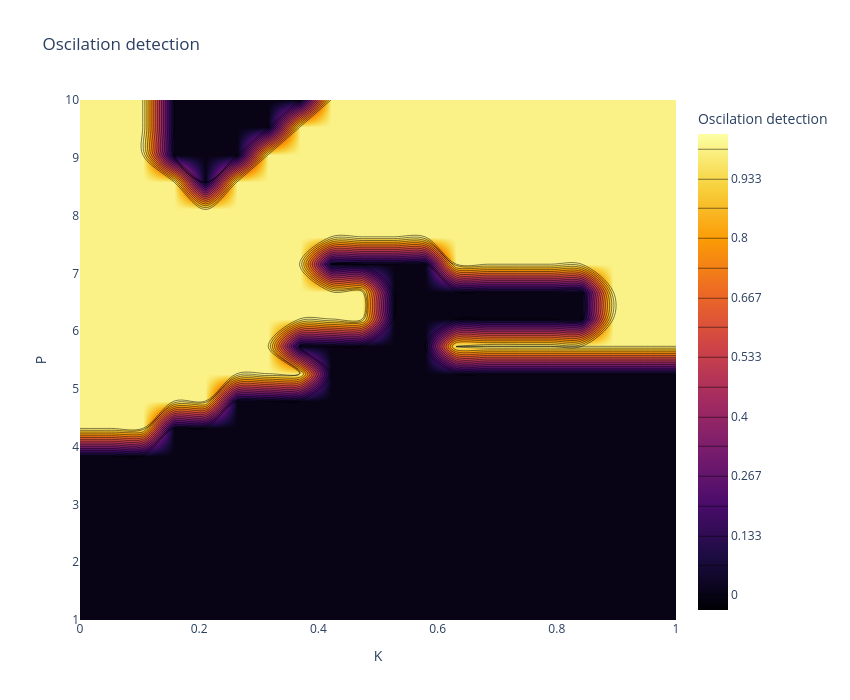
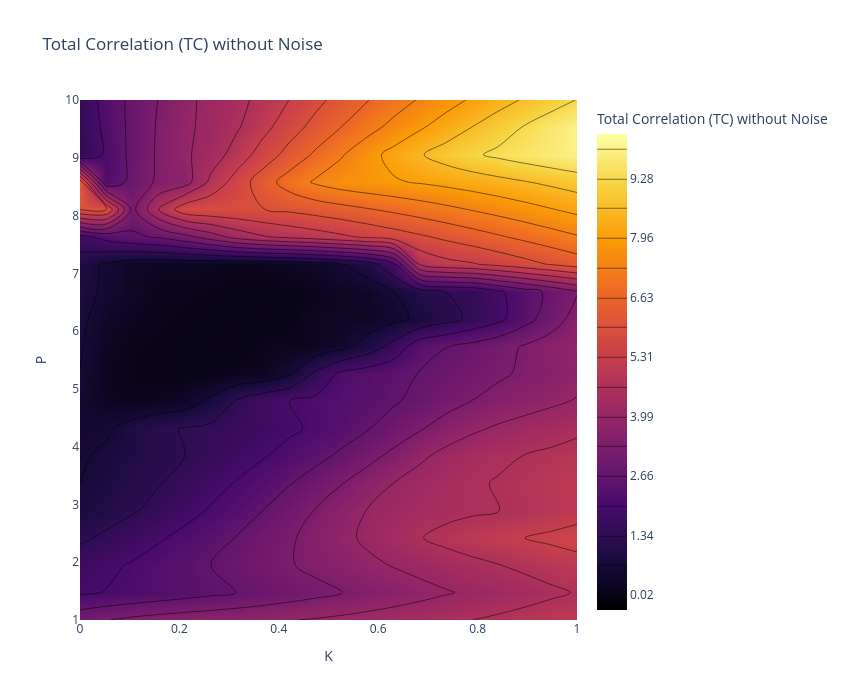
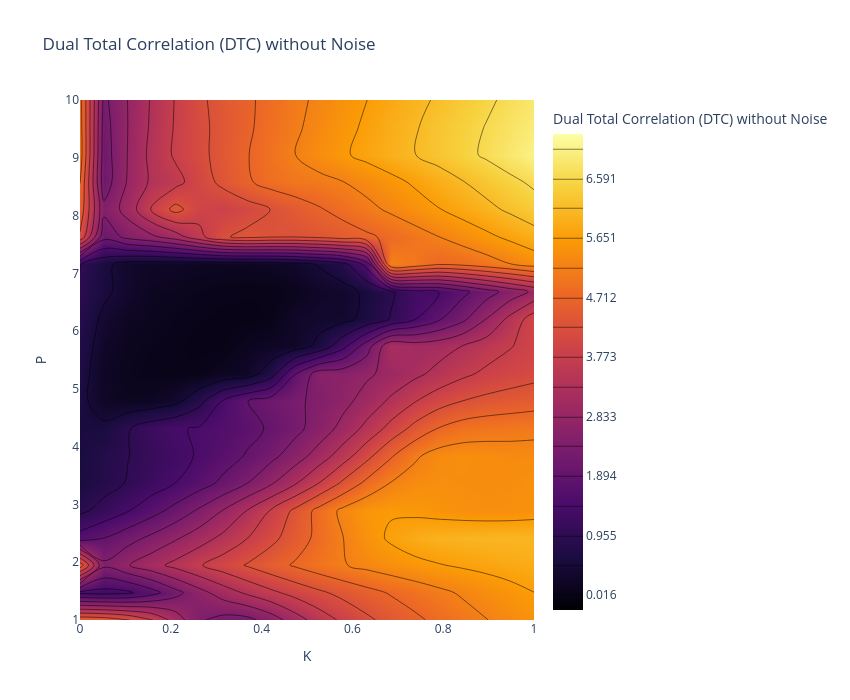
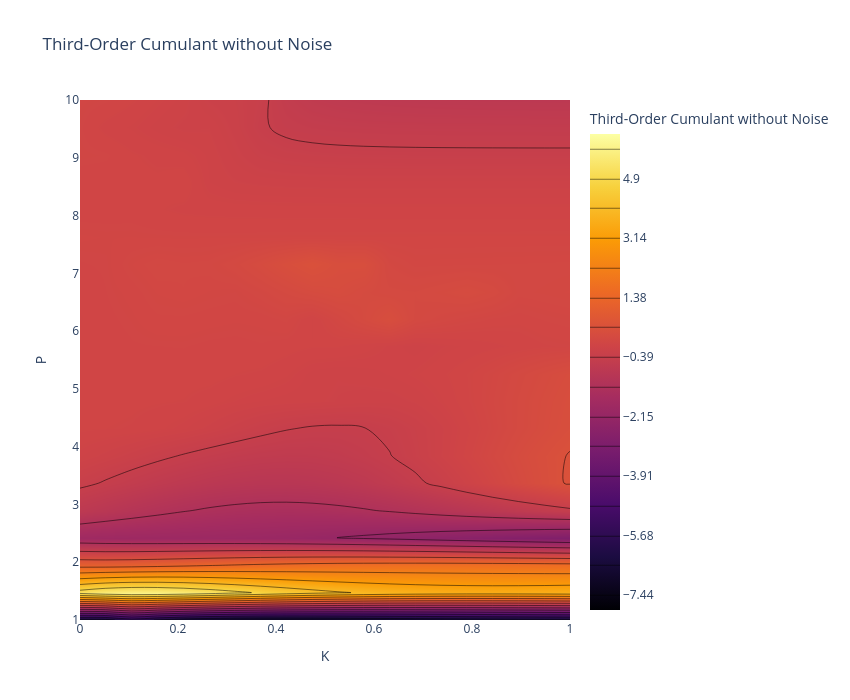

These figures' notebook cell, in order:
### Markdown cell above
---
## **4. Oscillation Detection in $(P \times K$) Space**
We perform a parameter sweep to detect oscillations in the $(P \times K$) space.

### Code cell
# Matrix to store oscillation detection
oscillation_map = np.zeros((len(P_values), len(K_values)), dtype=int)

# Matrices to store metrics with noise
TC_map = np.zeros((len(P_values), len(K_values)))
DTC_map = np.zeros((len(P_values), len(K_values)))
Cumulant_map = np.zeros((len(P_values), len(K_values)))
PowerCorr_map = np.zeros((len(P_values), len(K_values)))
Entropy_map = np.zeros((len(P_values), len(K_values)))  # Nueva métrica
Entropy_map_skew = np.zeros((len(P_values), len(K3_values)))  # Nueva métrica
Entropy_map_kurt = np.zeros((len(P_values), len(K3_values)))  # Nueva métrica

#initial state random fixed
seed = 42
rng = np.random.default_rng(seed)
state0 = 0.1 * rng.standard_normal(2 * N_nodes)
#deleting the firts 20% of the signal
start_idx = int(0.2 * len(t))
T=20


for i, P_val in enumerate(P_values):
    for j, K_val in enumerate(K_values):
        # Simulation using the existing function
        P_vec = np.array([P_val, P_val, P_val])
        t, states = simulate_wc_additive(state0, P_vec, K_val, M, T, dt)

        E_node = states[start_idx:, :N_nodes]
        I_node = states[start_idx:, N_nodes:]

        # Oscillation detection using the existing function
        is_lc1, _, _, _ = detect_limit_cycle_poincare(E_node[:, 0], I_node[:, 0], dt, threshold_ratio=0.05, period_cv_threshold=0.05)
        is_lc2, _, _, _ = detect_limit_cycle_poincare(E_node[:, 0], I_node[:, 0], dt, threshold_ratio=0.05, period_cv_threshold=0.05)
        is_lc3, _, _, _ = detect_limit_cycle_poincare(E_node[:, 0], I_node[:, 0], dt, threshold_ratio=0.05, period_cv_threshold=0.05)
        oscillation_map[i, j] = int((is_lc1==True) and (is_lc2==True) and (is_lc3==True))


        # Remove transient
        E = states[start_idx:, :N_nodes]

        # Data matrix for higher-order metrics
        X = E.copy()

        # Covariance matrix
        Sigma = np.cov(X.T)

        # Higher-order metrics using the existing functions
        TC_map[i, j] = TC_gauss(Sigma)
        DTC_map[i, j] = DTC_gauss(Sigma)
        Entropy_map[i, j] = entropy_gauss(Sigma)  # Cálculo de la entropía
        skew, kurt = dev_gauss(X)  # Cálculo de la entropía
        Entropy_map_skew[i, j] = skew
        Entropy_map_kurt[i, j] = kurt
        if X.shape[1] == 3:
            Cumulant_map[i, j] = cumulants(X)
            PowerCorr_map[i, j] = powercorr(X)

    if (i + 1) % 5 == 0:
        print(f"Progress: {i+1}/{len(P_values)}")

# Visualization using the existing function
#plot_oscillation_map(oscillation_map, P_values, K_values, title="Oscillation Detection (P-K)")


#cleaing the matrix
TC_clean = clean_rowwise_signed(TC_map, n_std=2)
DTC_clean = clean_rowwise_signed(DTC_map, n_std=2)
Cumulant_clean = clean_rowwise_signed(Cumulant_map,n_std=2)
PowerCorr_clean = clean_rowwise_signed(PowerCorr_map,n_std=2)
Skew_clean = clean_rowwise_signed(Entropy_map_skew,n_std=2)
Kurt_clean = clean_rowwise_signed(Entropy_map_kurt,n_std=2)

# visualization the matrix cleaned
plot_metrics_contour(oscillation_map, P_values, K3_values, title="Oscilation detection")

plot_metrics_contour(TC_clean, P_values, K3_values, title="Total Correlation (TC) without Noise")
plot_metrics_contour(DTC_clean, P_values, K3_values, title="Dual Total Correlation (DTC) without Noise")
plot_metrics_contour(Cumulant_clean, P_values, K3_values, title="Third-Order Cumulant without Noise")
plot_metrics_contour(PowerCorr_clean, P_values, K3_values, title="Triple Power Correlation without Noise")
plot_metrics_contour(Skew_clean, P_values, K3_values, title="skew with Noise")
plot_metrics_contour(Kurt_clean, P_values, K3_values, title="Kurt with Noise")

### Figure 1 — Plotly figure (JSON) as saved in the notebook; plotly's stock layout.template omitted (floating-point values rounded to 4 significant figures; data arrays with more than 128 entries replaced by an {"elided": "..."} marker saying what was removed)
{"data": [{"colorbar": {"title": {"text": "Oscilation detection"}}, "colorscale": [[0, "#000004"], [0.1111, "#1b0c41"], [0.2222, "#4a0c6b"], [0.3333, "#781c6d"], [0.4444, "#a52c60"], [0.5556, "#cf4446"], [0.6667, "#ed6925"], [0.7778, "#fb9b06"], [0.8889, "#f7d13d"], [1, "#fcffa4"]], "contours": {"coloring": "heatmap", "end": 1, "showlines": true, "size": 0.06667, "start": 0}, "type": "contour", "x": [0.0, 0.05263, 0.1053, 0.1579, 0.2105, 0.2632, 0.3158, 0.3684, 0.4211, 0.4737, 0.5263, 0.5789, 0.6316, 0.6842, 0.7368, 0.7895, 0.8421, 0.8947, 0.9474, 1.0], "y": [1.0, 1.474, 1.947, 2.421, 2.895, 3.368, 3.842, 4.316, 4.789, 5.263, 5.737, 6.211, 6.684, 7.158, 7.632, 8.105, 8.579, 9.053, 9.526, 10.0], "z": {"elided": "20x20 int values"}}], "layout": {"height": 700, "title": {"text": "Oscilation detection"}, "width": 850, "xaxis": {"title": {"text": "K"}}, "yaxis": {"title": {"text": "P"}}}}

### Figure 2 — Plotly figure (JSON) as saved in the notebook; plotly's stock layout.template omitted (floating-point values rounded to 4 significant figures; data arrays with more than 128 entries replaced by an {"elided": "..."} marker saying what was removed)
{"data": [{"colorbar": {"title": {"text": "Total Correlation (TC) without Noise"}}, "colorscale": [[0, "#000004"], [0.1111, "#1b0c41"], [0.2222, "#4a0c6b"], [0.3333, "#781c6d"], [0.4444, "#a52c60"], [0.5556, "#cf4446"], [0.6667, "#ed6925"], [0.7778, "#fb9b06"], [0.8889, "#f7d13d"], [1, "#fcffa4"]], "contours": {"coloring": "heatmap", "end": 9.941, "showlines": true, "size": 0.6616, "start": 0.01602}, "type": "contour", "x": [0.0, 0.05263, 0.1053, 0.1579, 0.2105, 0.2632, 0.3158, 0.3684, 0.4211, 0.4737, 0.5263, 0.5789, 0.6316, 0.6842, 0.7368, 0.7895, 0.8421, 0.8947, 0.9474, 1.0], "y": [1.0, 1.474, 1.947, 2.421, 2.895, 3.368, 3.842, 4.316, 4.789, 5.263, 5.737, 6.211, 6.684, 7.158, 7.632, 8.105, 8.579, 9.053, 9.526, 10.0], "z": {"elided": "20x20 float values"}}], "layout": {"height": 700, "title": {"text": "Total Correlation (TC) without Noise"}, "width": 850, "xaxis": {"title": {"text": "K"}}, "yaxis": {"title": {"text": "P"}}}}

### Figure 3 — Plotly figure (JSON) as saved in the notebook; plotly's stock layout.template omitted (floating-point values rounded to 4 significant figures; data arrays with more than 128 entries replaced by an {"elided": "..."} marker saying what was removed)
{"data": [{"colorbar": {"title": {"text": "Dual Total Correlation (DTC) without Noise"}}, "colorscale": [[0, "#000004"], [0.1111, "#1b0c41"], [0.2222, "#4a0c6b"], [0.3333, "#781c6d"], [0.4444, "#a52c60"], [0.5556, "#cf4446"], [0.6667, "#ed6925"], [0.7778, "#fb9b06"], [0.8889, "#f7d13d"], [1, "#fcffa4"]], "contours": {"coloring": "heatmap", "end": 7.06, "showlines": true, "size": 0.4696, "start": 0.01573}, "type": "contour", "x": [0.0, 0.05263, 0.1053, 0.1579, 0.2105, 0.2632, 0.3158, 0.3684, 0.4211, 0.4737, 0.5263, 0.5789, 0.6316, 0.6842, 0.7368, 0.7895, 0.8421, 0.8947, 0.9474, 1.0], "y": [1.0, 1.474, 1.947, 2.421, 2.895, 3.368, 3.842, 4.316, 4.789, 5.263, 5.737, 6.211, 6.684, 7.158, 7.632, 8.105, 8.579, 9.053, 9.526, 10.0], "z": {"elided": "20x20 float values"}}], "layout": {"height": 700, "title": {"text": "Dual Total Correlation (DTC) without Noise"}, "width": 850, "xaxis": {"title": {"text": "K"}}, "yaxis": {"title": {"text": "P"}}}}

### Figure 4 — Plotly figure (JSON) as saved in the notebook; plotly's stock layout.template omitted (floating-point values rounded to 4 significant figures; data arrays with more than 128 entries replaced by an {"elided": "..."} marker saying what was removed)
{"data": [{"colorbar": {"title": {"text": "Third-Order Cumulant without Noise"}}, "colorscale": [[0, "#000004"], [0.1111, "#1b0c41"], [0.2222, "#4a0c6b"], [0.3333, "#781c6d"], [0.4444, "#a52c60"], [0.5556, "#cf4446"], [0.6667, "#ed6925"], [0.7778, "#fb9b06"], [0.8889, "#f7d13d"], [1, "#fcffa4"]], "contours": {"coloring": "heatmap", "end": 5.787, "showlines": true, "size": 0.8819, "start": -7.442}, "type": "contour", "x": [0.0, 0.05263, 0.1053, 0.1579, 0.2105, 0.2632, 0.3158, 0.3684, 0.4211, 0.4737, 0.5263, 0.5789, 0.6316, 0.6842, 0.7368, 0.7895, 0.8421, 0.8947, 0.9474, 1.0], "y": [1.0, 1.474, 1.947, 2.421, 2.895, 3.368, 3.842, 4.316, 4.789, 5.263, 5.737, 6.211, 6.684, 7.158, 7.632, 8.105, 8.579, 9.053, 9.526, 10.0], "z": {"elided": "20x20 float values"}}], "layout": {"height": 700, "title": {"text": "Third-Order Cumulant without Noise"}, "width": 850, "xaxis": {"title": {"text": "K"}}, "yaxis": {"title": {"text": "P"}}}}
